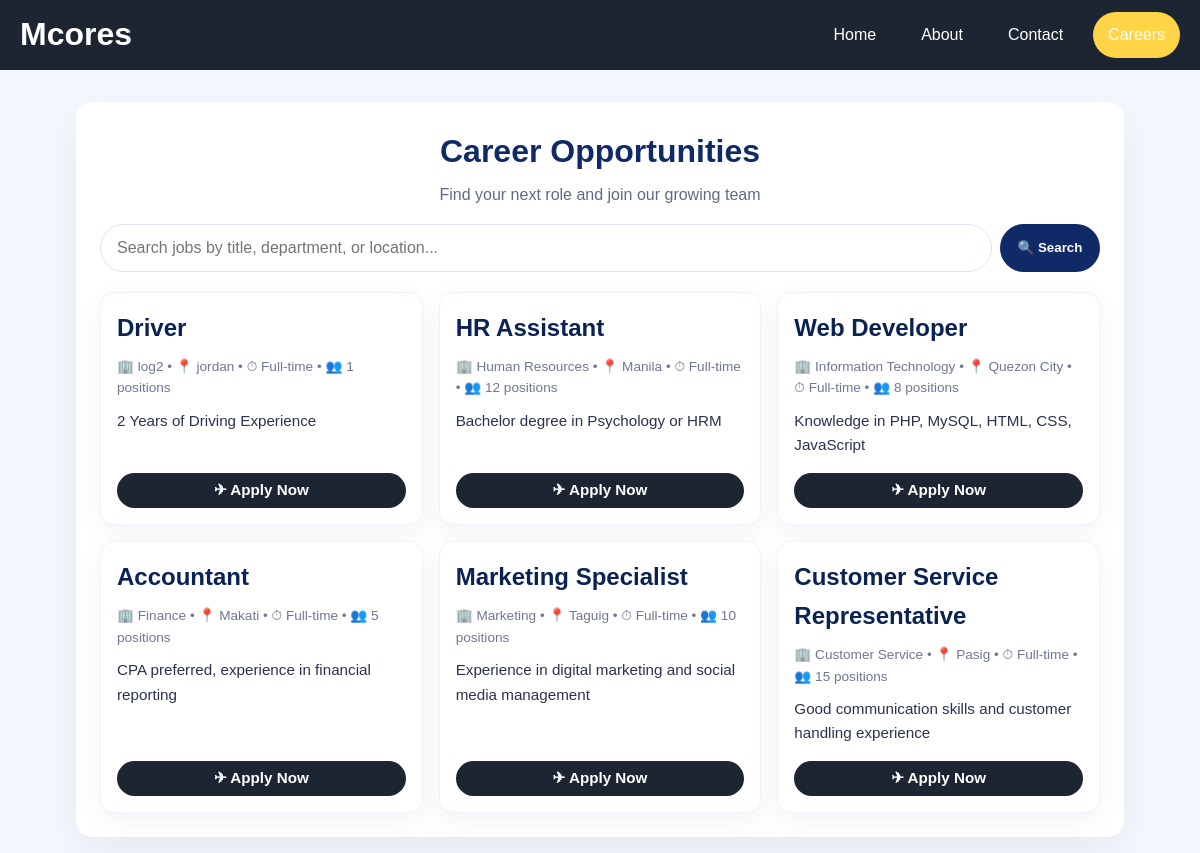
The page /hr1/career.php on the database its author committed.
### tables this page shows
CREATE TABLE `job_postings` (
  `id` int(11) NOT NULL,
  `department` varchar(50) NOT NULL,
  `branch` varchar(100) DEFAULT NULL,
  `position` varchar(100) NOT NULL,
  `num_applicants` int(11) NOT NULL,
  `requirements` text NOT NULL,
  `created_at` timestamp NOT NULL DEFAULT current_timestamp()
);

### hr1/career.php (the view, shortened to what this page needs)
<!DOCTYPE html>
<html lang="en">
<head>
    <link rel="stylesheet" href="website.css">
</head>
<body>
    <header class="header">
    <div class="container header-inner">
      <div class="logo">
        <h1><i class="fa-solid fa-chart-line"></i> Mcores </h1>
      </div>
      <nav class="nav">
        <a href="website.php#home">Home</a>
        <a href="website.php#about">About</a>
        <a href="website.php#contact">Contact</a>
        <a href="career.php" target="_blank" class="btn">Careers</a>
      </nav>
    </div>
  </header>
  <main class="career-page">
    <section class="career-hero">
      <div class="career-inner">
        <div class="career-header">
          <h1>Career Opportunities</h1>
          <p>Find your next role and join our growing team</p>
        </div>
        <div class="search-wrap">
          <input class="search-input" type="text" placeholder="Search jobs by title, department, or location..." />
          <button class="search-btn">🔍 Search</button>
        </div>
        <div class="jobs-grid">
          <?php
          include '../includes/db.php';
          $sql = "SELECT * FROM job_postings ORDER BY created_at DESC";
          $result = $conn->query($sql);
          if ($result->num_rows > 0) {
              while($row = $result->fetch_assoc()) {
                  echo '<article class="job-card">';
                  echo '<div class="job-head"><h3>' . htmlspecialchars($row["position"]) . '</h3></div>';
                  echo '<div class="job-meta">🏢 ' . htmlspecialchars($row["department"]) . ' • 📍 ' . htmlspecialchars($row["branch"]) . ' • ⏱ Full-time • 👥 ' . $row["num_applicants"] . ' positions</div>';
                  echo '<p>' . nl2br(htmlspecialchars($row["requirements"])) . '</p>';
                  echo '<button class="apply-btn" data-job-id="' . $row["id"] . '" data-position="' . htmlspecialchars($row["position"]) . '" data-department="' . htmlspecialchars($row["department"]) . '" data-branch="' . htmlspecialchars($row["branch"]) . '">✈ Apply Now</button>';
                  echo '</article>';
              }
          } else {
              echo '<p>No job postings available at the moment.</p>';
          }
          ?>
        </div>
      </div>
    </section>
  </main>
</body>
</html>

### hr1/website.css (style rules this page uses)
html { scroll-behavior: smooth; }
body { margin: 0; font-family: 'Segoe UI', sans-serif; line-height: 1.6; background-color: #F4F6F9; color: #1D2F2F; }
a { color: #3D7F64; text-decoration: none; }
.container { max-width: 1200px; margin: 0 auto; padding: 0 20px; }
.header { background: #1e2532; position: sticky; top: 0; z-index: 1000; }
.header h1 { color: white; }
.header-inner { display: flex; justify-content: space-between; align-items: center; height: 70px; }
.logo { display: flex; align-items: center; gap: 10px; }
.btn { background: #e3d65f; color: #fff; padding: 8px 16px; border-radius: 50px; }
.nav { display: flex; gap: 15px; position: static; background-color: transparent; width: auto; padding: 0; text-align: left; }
.nav a { display: inline-block; padding: 10px 15px; margin: 0; vertical-align: middle; color: white; text-decoration: none; font-size: 1rem; }
.nav .btn { background: #FFD447; color: white; padding: 10px 15px; text-align: center; vertical-align: middle; }

### hr1/career.php (style rules this page uses)
body { margin:0; font-family: Arial, sans-serif; background:#f4f7fd; }
.career-page { padding: 1rem; }
.career-hero { width:100%; display:flex; justify-content:center; margin-top:1rem; }
.career-inner { width:min(1000px, 100%); background:#fff; border-radius:16px; box-shadow:0 14px 40px rgba(0,0,0,0.06); padding:1.5rem; }
.career-header { text-align:center; margin-bottom:1rem; }
.career-header h1 { margin:0; font-size:2rem; color:#0f2a66; font-weight:700; }
.career-header p { margin-top:.3rem; color:#5f6b85; font-size:1rem; }
.search-wrap { display:flex; gap:.5rem; margin-bottom:1.2rem; }
.search-input { flex:1; border:1px solid #dde4f2; border-radius:999px; padding:.9rem 1rem; font-size:1rem; background:#fff; }
.search-btn { border:none; background:#0f2a66; color:#fff; border-radius:999px; padding:.7rem 1.1rem; font-weight:700; cursor:pointer; }
.jobs-grid { display:grid; grid-template-columns:repeat(auto-fit, minmax(250px,1fr)); gap:1rem; }
.job-card { border:1px solid #edf2ff; background:#fff; border-radius:14px; padding:1rem; display:flex; flex-direction:column; gap:.35rem; box-shadow:0 8px 24px rgba(0,0,0,0.05); }
.job-head h3 { margin:0; font-size:1.5rem; color:#0a2254; }
.job-meta { font-size:.85rem; color:#6f7794; display:flex; flex-wrap:wrap; gap:.4rem; margin-top:0.2rem; }
.job-card p { margin:.25rem 0 .6rem; color:#2b3250; font-size:.95rem; }
.apply-btn { margin-top:auto; border:none; background:#1e2532; color:#fff; border-radius:999px; font-weight:700; padding:.55rem .85rem; cursor:pointer; font-size:.95rem; transition:transform .15s ease; }

### rows shown on the page
job_postings: position "Driver", department "log2", branch "jordan", num_applicants "1", requirements "2 Years of Driving Experience"
job_postings: position "HR Assistant", department "Human Resources", branch "Manila", num_applicants "12", requirements "Bachelor degree in Psychology or HRM"
job_postings: position "Web Developer", department "Information Technology", branch "Quezon City", num_applicants "8", requirements "Knowledge in PHP, MySQL, HTML, CSS, JavaScript"
job_postings: position "Accountant", department "Finance", branch "Makati", num_applicants "5", requirements "CPA preferred, experience in financial reporting"
job_postings: position "Marketing Specialist", department "Marketing", branch "Taguig", num_applicants "10", requirements "Experience in digital marketing and social media management"
job_postings: position "Customer Service Representative", department "Customer Service", branch "Pasig", num_applicants "15", requirements "Good communication skills and customer handling experience"
